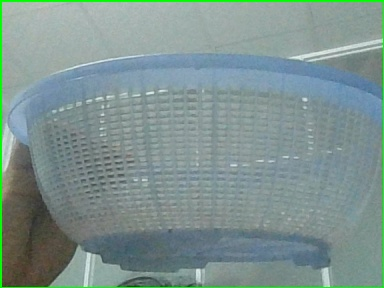
#> input picture color_classfication/data/basket_detector/basket/basket_20260610_095952_0000.jpg, 384 x 288 px, given in place of the camera
$ python webcam_color.py
#> lines starting #> are read from the running program, lines starting #| are printed output that depends on the picture; after the words box and inside, x2 and y2 are one past the last pixel; in counts of white or black regions, pixels touching at a corner belong together
### color_classfication/predict_color.py
import argparse
from dataclasses import dataclass
from pathlib import Path

import cv2
import numpy as np


@dataclass(frozen=True)
class ColorRange:
    name_en: str
    name_vi: str
    ranges: tuple[tuple[tuple[int, int, int], tuple[int, int, int]], ...]


COLOR_RANGES = (
    ColorRange(
        name_en="red",
        name_vi="do",
        ranges=(
            ((0, 70, 50), (10, 255, 255)),
            ((170, 70, 50), (180, 255, 255)),
        ),
    ),
    ColorRange(
        name_en="blue",
        name_vi="xanh duong",
        ranges=(
            ((90, 60, 40), (130, 255, 255)),
        ),
    ),
    ColorRange(
        name_en="yellow",
        name_vi="vang",
        ranges=(
            ((18, 70, 60), (38, 255, 255)),
        ),
    ),
)


IMAGE_EXTENSIONS = {".jpg", ".jpeg", ".png", ".bmp", ".webp"}


# [5 lines left out: function load_image, not called in this run]


def resize_keep_ratio(image: np.ndarray, max_width: int = 640) -> np.ndarray:
    height, width = image.shape[:2]
    if width <= max_width:
        return image

    scale = max_width / width
    new_size = (max_width, int(height * scale))
    return cv2.resize(image, new_size, interpolation=cv2.INTER_AREA)


def build_mask(hsv_image: np.ndarray, color_range: ColorRange) -> np.ndarray:
    mask = np.zeros(hsv_image.shape[:2], dtype=np.uint8)

    for lower, upper in color_range.ranges:
        lower_np = np.array(lower, dtype=np.uint8)
        upper_np = np.array(upper, dtype=np.uint8)
        mask = cv2.bitwise_or(mask, cv2.inRange(hsv_image, lower_np, upper_np))

    kernel = np.ones((5, 5), np.uint8)
    mask = cv2.morphologyEx(mask, cv2.MORPH_OPEN, kernel)
    mask = cv2.morphologyEx(mask, cv2.MORPH_CLOSE, kernel)
    return mask


def largest_region_area(mask: np.ndarray, min_component_area: int = 300) -> int:
    contours, _ = cv2.findContours(mask, cv2.RETR_EXTERNAL, cv2.CHAIN_APPROX_SIMPLE)
    if not contours:
        return 0

    areas = [int(cv2.contourArea(contour)) for contour in contours]
    largest_area = max(areas)
    return largest_area if largest_area >= min_component_area else 0


def predict_color(
    image: np.ndarray,
    min_area_ratio: float = 0.01,
) -> tuple[str, str, float, dict[str, int], dict[str, np.ndarray]]:
    image = resize_keep_ratio(image)
    hsv_image = cv2.cvtColor(image, cv2.COLOR_BGR2HSV)
    image_area = image.shape[0] * image.shape[1]

    areas: dict[str, int] = {}
    masks: dict[str, np.ndarray] = {}

    for color_range in COLOR_RANGES:
        mask = build_mask(hsv_image, color_range)
        area = largest_region_area(mask)
        areas[color_range.name_en] = area
        masks[color_range.name_en] = mask

    total_detected_area = sum(areas.values())
    if total_detected_area == 0:
        return "unknown", "khong xac dinh", 0.0, areas, masks

    best_color = max(COLOR_RANGES, key=lambda item: areas[item.name_en])
    best_area = areas[best_color.name_en]
    confidence = best_area / total_detected_area

    if best_area / image_area < min_area_ratio:
        return "unknown", "khong xac dinh", confidence, areas, masks

    return best_color.name_en, best_color.name_vi, confidence, areas, masks


# [61 lines left out: functions save_debug_image, parse_args, main, not called in this run]


# [2 lines that do not run on import are left out]

### color_classfication/basket_detector.py
from __future__ import annotations

from pathlib import Path

import cv2
import numpy as np


MODEL_PATH = Path("models/basket_svm.xml")
FEATURE_SIZE = (128, 128)


def extract_basket_features(image: np.ndarray) -> np.ndarray:
    image = cv2.resize(image, FEATURE_SIZE, interpolation=cv2.INTER_AREA)

    hsv = cv2.cvtColor(image, cv2.COLOR_BGR2HSV)
    hist = cv2.calcHist([hsv], [0, 1, 2], None, [12, 6, 6], [0, 180, 0, 256, 0, 256])
    hist = cv2.normalize(hist, hist).flatten()

    gray = cv2.cvtColor(image, cv2.COLOR_BGR2GRAY)
    edges = cv2.Canny(gray, 80, 160)
    edge_density = np.array([np.count_nonzero(edges) / edges.size], dtype=np.float32)

    features = np.concatenate([hist.astype(np.float32), edge_density])
    return features.reshape(1, -1)


def load_basket_model(model_path: Path = MODEL_PATH) -> cv2.ml_SVM:
    if not model_path.exists():
        raise FileNotFoundError(f"Chua co model nhan dien ro: {model_path}")
    return cv2.ml.SVM_load(str(model_path))


def predict_is_basket(model: cv2.ml_SVM, image: np.ndarray) -> bool:
    features = extract_basket_features(image)
    _, result = model.predict(features)
    return int(result[0][0]) == 1

### color_classfication/webcam_color.py
import argparse
from pathlib import Path
from time import strftime

import cv2

from basket_detector import MODEL_PATH, load_basket_model, predict_is_basket
from firebase_color import DEFAULT_COLOR_PATH, DEFAULT_FIREBASE_URL, FirebaseColorClient, SUPPORTED_COLORS, ShelfFullError
from predict_color import predict_color


def parse_args() -> argparse.Namespace:
    parser = argparse.ArgumentParser(
        description="Mo webcam va nhan dien mau ro theo thoi gian thuc."
    )
    parser.add_argument(
        "--camera",
        type=int,
        default=0,
        help="ID camera. Mac dinh la 0, thu 1 neu laptop co nhieu camera.",
    )
    parser.add_argument(
        "--roi-scale",
        type=float,
        default=0.6,
        help="Ti le khung giua dung de nhan mau. Mac dinh: 0.6.",
    )
    parser.add_argument(
        "--min-area-ratio",
        type=float,
        default=0.005,
        help="Ti le dien tich mau toi thieu trong vung nhan dien. Mac dinh: 0.005.",
    )
    parser.add_argument(
        "--save-dir",
        type=Path,
        default=Path("outputs"),
        help="Thu muc luu anh khi bam phim s.",
    )
    parser.add_argument(
        "--basket-model",
        type=Path,
        default=MODEL_PATH,
        help="Model SVM de kiem tra co phai ro khong. Neu file chua ton tai, webcam chi do mau.",
    )
    parser.add_argument(
        "--color-fallback-area-ratio",
        type=float,
        default=0.008,
        help="Neu model chua nhan ra ro nhung mau do/xanh/vang du lon, van chap nhan la co ro. Mac dinh: 0.008.",
    )
    parser.add_argument(
        "--basket-hold-frames",
        type=int,
        default=8,
        help="So frame tiep tuc giu trang thai co ro sau khi vua nhan ra ro. Mac dinh: 8.",
    )
    parser.add_argument(
        "--firebase-enabled",
        action="store_true",
        help="Bat gui ket qua mau len Firebase Realtime Database.",
    )
    parser.add_argument(
        "--firebase-url",
        default=DEFAULT_FIREBASE_URL,
        help="Firebase Realtime Database URL.",
    )
    parser.add_argument(
        "--firebase-color-path",
        default=DEFAULT_COLOR_PATH,
        help="Duong dan node color tren Firebase. Mac dinh: devices/esp32_01/color.",
    )
    parser.add_argument(
        "--stable-frames",
        type=int,
        default=10,
        help="So frame cung mau lien tiep truoc khi dem. Mac dinh: 10.",
    )
    parser.add_argument(
        "--reset-frames",
        type=int,
        default=15,
        help="So frame khong thay ro/mau truoc khi cho dem luot moi. Mac dinh: 15.",
    )
    return parser.parse_args()


def get_center_roi(frame, roi_scale: float):
    height, width = frame.shape[:2]
    roi_scale = max(0.1, min(1.0, roi_scale))

    roi_width = int(width * roi_scale)
    roi_height = int(height * roi_scale)
    x1 = (width - roi_width) // 2
    y1 = (height - roi_height) // 2
    x2 = x1 + roi_width
    y2 = y1 + roi_height

    return frame[y1:y2, x1:x2], (x1, y1, x2, y2)


def draw_result(frame, box, color_vi: str, color_en: str, confidence: float, is_basket: bool) -> None:
    x1, y1, x2, y2 = box
    cv2.rectangle(frame, (x1, y1), (x2, y2), (0, 255, 0), 2)

    label = "Chua phat hien ro"
    if is_basket:
        label = f"Mau ro: {color_vi} ({confidence:.0%})"
        if color_en == "unknown":
            label = "Mau ro: khong xac dinh"

    cv2.rectangle(frame, (10, 10), (620, 80), (0, 0, 0), -1)
    cv2.putText(
        frame,
        label,
        (20, 45),
        cv2.FONT_HERSHEY_SIMPLEX,
        0.9,
        (255, 255, 255),
        2,
        cv2.LINE_AA,
    )
    cv2.putText(
        frame,
        "Dat ro vao khung xanh | q: thoat | s: luu anh | n: luu not_basket",
        (20, 70),
        cv2.FONT_HERSHEY_SIMPLEX,
        0.5,
        (220, 220, 220),
        1,
        cv2.LINE_AA,
    )


def main() -> None:
    args = parse_args()
    capture = cv2.VideoCapture(args.camera)
    basket_model = None
    basket_hold_count = 0
    firebase_client = None
    last_stable_color = None
    stable_count = 0
    reset_count = 0
    ready_to_count = True

    if not capture.isOpened():
        raise RuntimeError(
            f"Khong mo duoc camera ID {args.camera}. Hay thu --camera 1 hoac kiem tra quyen camera."
        )
    if args.basket_model.exists():
        basket_model = load_basket_model(args.basket_model)
        print(f"Da tai model nhan dien ro: {args.basket_model}")
    else:
        print("Chua co model nhan dien ro, webcam se chi do mau trong khung xanh.")
        print("Hay chay collect_basket_data.py va train_basket_detector.py neu muon phat hien ro/khong-ro.")

    if args.firebase_enabled:
        firebase_client = FirebaseColorClient(
            database_url=args.firebase_url,
            color_path=args.firebase_color_path,
        )
        try:
            firebase_client.ensure_color_defaults()
        except Exception as error:
            raise RuntimeError(
                "Khong ket noi/ghi duoc Firebase color path. "
                "Hay kiem tra internet, databaseURL va Firebase Realtime Database rules."
            ) from error
        print(f"Da ket noi Firebase color path: {args.firebase_color_path}")

    print("Dang mo webcam...")
    print("Dat chiec ro vao khung xanh.")
    print("Bam q de thoat, bam s de luu anh hien tai.")

    args.save_dir.mkdir(parents=True, exist_ok=True)

    while True:
        ok, frame = capture.read()
#> frame is the input picture: shape (288, 384, 3); mean B, G, R 143.9, 147, 126.1
        if not ok:
            print("Khong doc duoc frame tu webcam.")
            break

        roi, box = get_center_roi(frame, args.roi_scale)
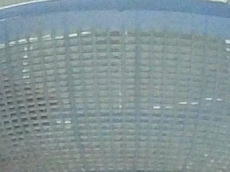
#> roi: shape (172, 230, 3); mean B, G, R 151.8, 148.3, 130.7
#> box = (77, 58, 307, 230)
        color_en, color_vi, confidence, areas, _ = predict_color(
            image=roi,
            min_area_ratio=args.min_area_ratio,
        )
#> in predict_color, `hsv_image = cv2.cvtColor(image, cv2.COLOR_BGR2HSV)`: hsv_image: shape (172, 230, 3); mean H, S, V 91, 35.7, 152.8
#> the loop in predict_color, `for color_range in COLOR_RANGES:` made 3 passes
#> (areas in largest_region_area, largest_area in largest_region_area, area) on pass 2: ([5657], 5657, 5657)
#> pass 2, in predict_color, `mask = build_mask(hsv_image, color_range)`:
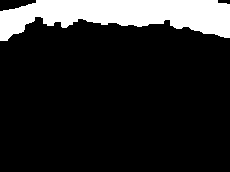
#> mask: shape (172, 230); 15% white; 1 white region, box (x1, y1, x2, y2) and area: (0, 0, 230, 41) 5937
#> after the loop in predict_color, `for color_range in COLOR_RANGES:`: areas = {'red': 0, 'blue': 5657, 'yellow': 0}; masks = 3 items
#> in predict_color, `total_detected_area = sum(areas.values())`: total_detected_area = 5657
#> in predict_color, `confidence = best_area / total_detected_area`: confidence = 1
#> color_en = 'blue'; color_vi = 'xanh duong'; confidence = 1; areas = {'red': 0, 'blue': 5657, 'yellow': 0}
        is_basket = True
        if basket_model is not None:
            is_basket = predict_is_basket(basket_model, roi)
#> in extract_basket_features, `image = cv2.resize(image, FEATURE_SIZE, interpolation=cv2.INTER_AREA)`:
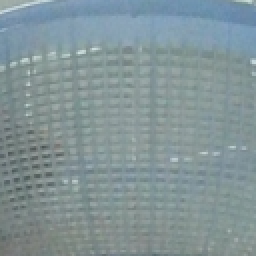
#> image: shape (128, 128, 3) (shown 2 times larger); mean of channels 0, 1, 2 151.8, 148.3, 130.7; drawn as B, G, R
#> in extract_basket_features, `hsv = cv2.cvtColor(image, cv2.COLOR_BGR2HSV)`: hsv: shape (128, 128, 3); mean H, S, V 91, 35.6, 152.8
#> in extract_basket_features, `hist = cv2.normalize(hist, hist).flatten()`: hist = 432 values, max 0.699 at index 219, min 0 at index 0, mean 0.00444
#> in extract_basket_features, `gray = cv2.cvtColor(image, cv2.COLOR_BGR2GRAY)`:
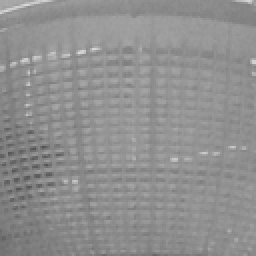
#> gray: shape (128, 128) (shown 2 times larger); min 80, max 219, mean 143.5
#> in extract_basket_features, `edges = cv2.Canny(gray, 80, 160)`:
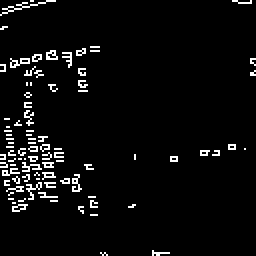
#> edges: shape (128, 128) (shown 2 times larger); 4.6% white in thin lines or dots
#> in extract_basket_features, `edge_density = np.array([np.count_nonzero(edges) / edges.size], dtype=..`: edge_density = [0.0458]
#> in extract_basket_features, `features = np.concatenate([hist.astype(np.float32), edge_density])`: features = 433 values, max 0.699 at index 219, min 0 at index 0, mean 0.00454
#> in predict_is_basket, `_, result = model.predict(features)`: result = [1]
#> is_basket = True
            roi_area = roi.shape[0] * roi.shape[1]
#> roi_area = 39560
            color_area = areas.get(color_en, 0) if color_en != "unknown" else 0
#> color_area = 5657
            has_clear_color = color_area / roi_area >= args.color_fallback_area_ratio
#> has_clear_color = True

            if not is_basket and has_clear_color:
                is_basket = True

            if is_basket:
                basket_hold_count = args.basket_hold_frames
            elif basket_hold_count > 0:
                is_basket = True
                basket_hold_count -= 1

        can_count_color = is_basket and color_en in SUPPORTED_COLORS
#> can_count_color = True
        if can_count_color:
            reset_count = 0
            if color_en == last_stable_color:
                stable_count += 1
            else:
                last_stable_color = color_en
#> last_stable_color = 'blue'
                stable_count = 1

            if (
                firebase_client is not None
                and ready_to_count
                and stable_count >= args.stable_frames
            ):
                try:
                    next_count = firebase_client.increment_color(color_en, color_vi)
                    print(f"Da gui Firebase: color={color_en}, count={next_count}")
                    ready_to_count = False
                except ShelfFullError as error:
                    print(
                        f"Ke {error.color_en} da day "
                        f"({error.current_count}/{error.capacity}), khong tang so luong."
                    )
                    ready_to_count = False
                except Exception as error:
                    print(f"Loi gui Firebase: {error}")
        else:
            stable_count = 0
            last_stable_color = None
            reset_count += 1
            if reset_count >= args.reset_frames:
                ready_to_count = True

        draw_result(frame, box, color_vi, color_en, confidence, is_basket)
#> in draw_result, `x1, y1, x2, y2 = box`: x1 = 77; y1 = 58; x2 = 307; y2 = 230
#> in draw_result, `cv2.rectangle(frame, (x1, y1), (x2, y2), (0, 255, 0), 2)`:
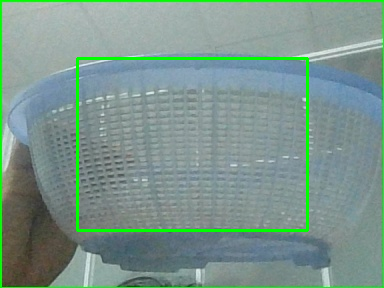
#> frame: shape (288, 384, 3); 2.18% of pixels changed, all inside (x1, y1, x2, y2) = (76, 57, 309, 232)
#> in draw_result, `label = f"Mau ro: {color_vi} ({confidence:.0%})"`: label = 'Mau ro: xanh duong (100%)'
#> in draw_result, `cv2.putText( frame, "Dat ro vao khung xanh | q: thoat | s: luu anh | n..`:
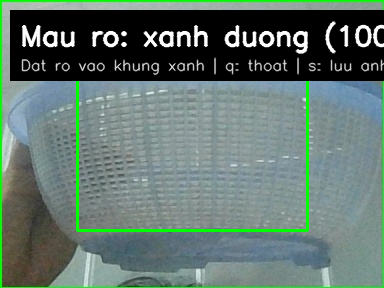
#> frame: shape (288, 384, 3); mean B, G, R 109.4, 116.8, 97
        cv2.imshow("Nhan dien mau ro", frame)

        key = cv2.waitKey(1) & 0xFF
#> (key q is pressed here)
        if key == ord("q"):
            break
        if key == ord("s"):
            filename = args.save_dir / f"webcam_{strftime('%Y%m%d_%H%M%S')}.jpg"
            cv2.imwrite(str(filename), frame)
            print(f"Da luu anh: {filename}")
        if key == ord("n"):
            not_basket_dir = Path("data/basket_detector/not_basket")
            not_basket_dir.mkdir(parents=True, exist_ok=True)
            filename = not_basket_dir / f"hard_negative_{strftime('%Y%m%d_%H%M%S')}.jpg"
            cv2.imwrite(str(filename), roi)
            print(f"Da luu anh sai vao not_basket: {filename}")

    capture.release()
    cv2.destroyAllWindows()


if __name__ == "__main__":
    main()
